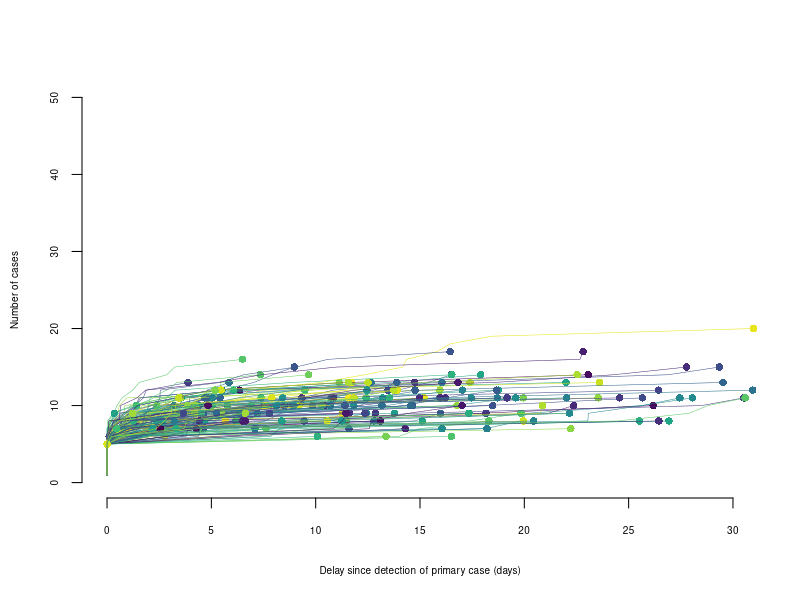

The R script that drew this image:
#################################################################
## Branching process model for generating final epidemic size of 
## symptomatic cholera cases in a small outbreak (ring) 
## Ruwan Ratnayake, September 2020
## Code for branching process adapted from Althaus, 2015 
## <doi.org/10.1016/S1473-3099(15)70135-0>
#################################################################


##############################
# 0 - Load libraries
##############################

library(truncnorm)
library(fitdistrplus)
library(viridis)


##############################
# 1 - Parameters
##############################

# Incubation period and serial interval (gamma distribution) (Kahn, 2019, Azman, 2015) 
r.0          <- 2.5 #Azman, 2015 (early reproduction number before intervention)
ser.int      <- 5   #Kahn, 2019; Azman, 2015
ser.int.rate <- 0.1 #Kahn, 2019; Azman, 2015
ser.int.shape<- 0.5 #Kahn, 2019; Azman, 2015
k            <- 4.5 #Moore, 2014 (dispersion parameter for low potential of superspreading)

# Baseline scenario
cap.max.days <- 30 #Days under observation
cap.cases    <- 1000 #Maximum number of cases within a ring

# Estimates of reduction of R0
antibiotic.eff <- 0.66 #ACP, Reveiz 2011 (meta-analysis)
vacc.2m.eff    <- 0.87 #OCV, 2 month, Azman, 2015 (case-cohort)
water.tx.eff   <- 0.26 #POUWT, Fewtrell, 2005 (meta-analysis)
water.store.eff<- 0.21 #Safe storage, Roberts 2001 (RCT)
pop.cover      <- 0.8  #Coverage at the population level   

# Overall effectiveness of CATI
# Impact (effected on 1st day; initial). Assume no impact from vaccination.
# Estimated reduction of R0 by CATI without vaccination is 0.8
cati.efficacy      <- 1-((1-antibiotic.eff)*(1-water.tx.eff)*(1-water.store.eff))
# Estimated impact within first week is to knock down R0 to 0.998
cati.effectiveness <- pop.cover*cati.efficacy
RE.novacc      <- r.0*(1-(cati.effectiveness))

# Impact (effected on 7th day; initial). Include impact from vaccination.
# Estimated reduction of R0 by CATI without vaccination results in Re=0.97
cati.vacc.efficacy      <-  1-((1-vacc.2m.eff)*(1-antibiotic.eff)*(1-water.tx.eff)*(1-water.store.eff))
# Estimated reduction of R0 by CATI with vaccination results in Re=0.67
cati.vacc.effectiveness <- pop.cover*cati.vacc.efficacy
RE.withvacc             <- r.0*(1-(cati.vacc.effectiveness))
  

######################################
# 2 - Run the branching process model
######################################

set.seed(123)
runs          <- 200
# distribution of delays that can be randomly selected for each run
delay.distr   <- rtruncnorm(n=200, a=1, b=6, mean=3, sd=2) 
seed          <- 5

# Simulate outbreak trajectory over a 30-day period (maximum 1000 cases per ring)
plot(NA,xlim=c(0,30),ylim=c(0,50),xlab="Delay since detection of primary case (days)",
     ylab="Number of cases", cex.lab=0.6, cex.axis=0.6, frame=FALSE)
cols <- sample(viridis(runs))

# Simulate epidemic growth given varying R values as a result of R0 (day 1),
# implementation on day 1, CATI without vaccination protection (days 2-6), 
# CATI with vaccination protection (days 7-30)

total.cases <- integer(runs) # set frame with 1000 runs 
#total.cases <- data.frame(integer(runs), delay.distr)

# *** How do I include delay.distr? 
# I would like to iterate each run over the corresponding value 
# from delay.distr to force a delay on CATI implementation

for(i in 1:runs) { # Am I missing delay.distr in for loop?
  cases <- seed
  t <- rep(0,seed)
  times <- t  
  
while(cases > 0) # Am I missing delay.distr in while loop?
  
  if (length(times)<2) # Use different Re values as CATI is implemented. Here it's R0.
    {secondary <- rnbinom(cases,size=k,mu=r.0)
    t.new <- numeric()
    for(j in 1:length(secondary)) {
      t.new <- c(t.new,t[j] + rgamma(secondary[j],shape=ser.int.shape[1],
                                     scale=(1/ser.int.rate)))
    }
    cases <- length(t.new) & cases<cap.cases
    t <- t.new
    times <- c(times[times<31],t.new)
  } 
  else if (length(times)>1 & length(times)<7) { #Here it's Re with CATI (no OCV protection)
    secondary <- rnbinom(cases,size=k,mu=RE.novacc)
    t.new <- numeric()
    for(j in 1:length(secondary)) {
      t.new <- c(t.new,t[j] + rgamma(secondary[j],shape=ser.int.shape[1],
                                     scale=(1/ser.int.rate)))
    }
    cases <- length(t.new) & cases<cap.cases
    t <- t.new
    times <- c(times[times<31],t.new)
  } 
  else if (length(times)>6 & length(times)<31){ # Here it's Re with CATI (and OCV protection)
    secondary <- rnbinom(cases,size=k,mu=RE.withvacc)
    t.new <- numeric()
    for(j in 1:length(secondary)) {
      t.new <- c(t.new,t[j] + rgamma(secondary[j],shape=ser.int.shape[1],
                                     scale=(1/ser.int.rate)))
    }
    cases <- length(t.new) & cases<cap.cases
    t <- t.new
    times <- c(times[times<31],t.new)
  } 
  lines(sort(times),1:length(times),col=cols[i],lwd=0.5)
  points(max(times),length(times),col=cols[i],pch=16)
  total.cases[i] <-length(times)
}


##############################
# 3 - Generate results
##############################

# Generate final epidemic size and parameters
print(total_cases.median <- median(total.cases))
print(total_cases.sd <- sd(total.cases))
print(total_cases.range <- range(total.cases))

# Transform into log scale to estimate proportion of observations under 
# 5, 10, and 20 cases, using a log normal distribution
lsm=log(total_cases.median)-(1/2)*log((total_cases.sd/total_cases.median)^2+1)
lssd=sqrt(log((total_cases.sd/total_cases.median)^2+1))
plnorm(5, lsm, lssd)
plnorm(10, lsm, lssd)
plnorm(20, lsm, lssd)

# Create dataframe with final epidemic size and incidence across 200 runs
# Incidence = (epidemic size/500 population) * 1000
# ***Add another column for the delay used
cases.df <- data.frame("run.num"=1:200, "symp.chol.cases.30d" = total.cases,
                       "chol.inc.1000.30d" = (total.cases/500)*1000)
View(cases.df)
write.csv(cases.df,"C:\\Users\\Ruwan\\Desktop\\Sample-size-simulation\\Incidence.csv", row.names = FALSE)
